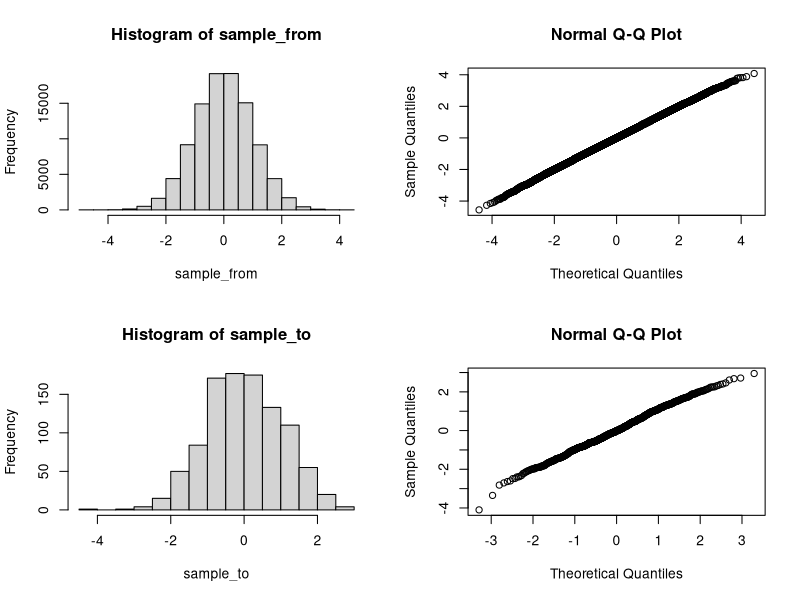
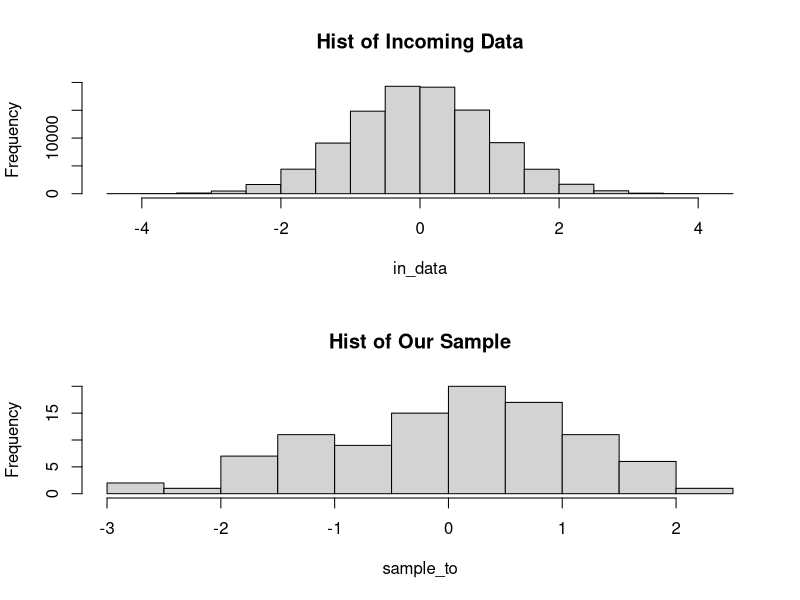
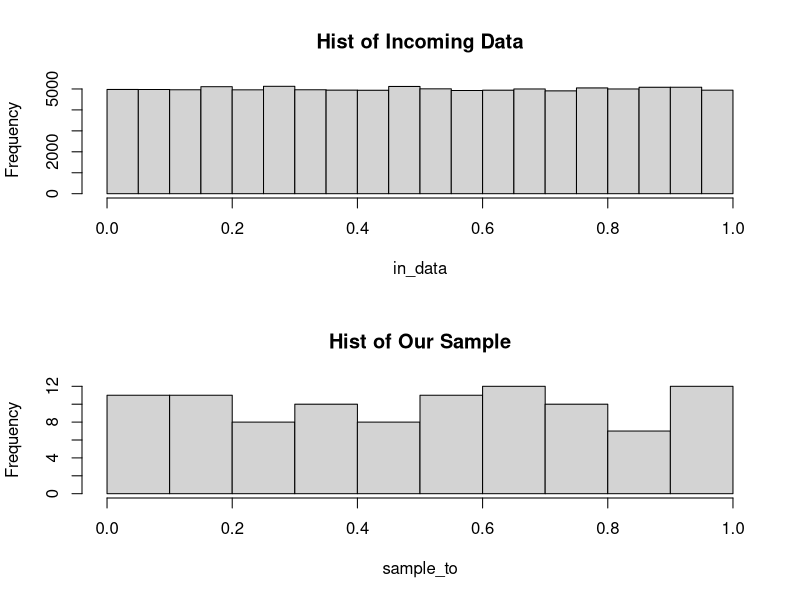

The R script that drew these images, in order:
#Reservoir Sampling
#http://en.wikipedia.org/wiki/Reservoir_sampling
#Problem: we want a way to sample from a vector of unknown length.
#Imagine that data points are coming at you one at a time, and you
#want to sample from the data in a random, representative way. How
#would you do that?

set.seed(50)
N = 1e5
sample_from = rnorm(N) #let's say our incoming data is normal
k = 1e3 #we want 1,000 samples at the end
sample_to = rep(NA, k)

#Yes, there are MUCH faster ways than a for loop. 
#But reservoir sampling is based on the idea that we don't know how big 
#our data is yet. Let's pretend that it's coming in one line at a time.
#first k samples: fill our reservoir (hence the name).
for(i in 1:k)
  sample_to[i] = sample_from[i]
#next (N-k) samples: replace values in our reservoir with
#a decreasing probability
for(i in (k+1):N){
  r = sample(1:i, 1)
  if(r <= k) 
    sample_to[r] = sample_from[i]
}
#Note that, while each successive sample is less likely to be added
#to our sample, it's also less likely to be replaced later.
#sanity check: did it fill the new vector?
sum(is.na(sample_to))
#Let's see what we have
par(mfrow = c(2,2))
hist(sample_from)
qqnorm(sample_from)
hist(sample_to)
qqnorm(sample_to)
par(mfrow = c(1,1))
#the resulting sample  normal. You might notice that the Q-Q plot
#looks less normal, bisut remember that the bottom row has 1/100 of the
#data of the top row.

#Let's wrap this into a function
ressamp = function(in_data, k, plotit=TRUE){
  sample_to = rep(NA, k)
  N = length(in_data)
  for(i in 1:k)
    sample_to[i] = in_data[i]
  
  for(i in (k+1):N){
    r = sample(1:i, 1)
    if(r <= k) 
      sample_to[r] = in_data[i]
  }
  if(plotit){
    par(mfrow = c(2,1))
    hist(in_data, main = 'Hist of Incoming Data')
    hist(sample_to, main='Hist of Our Sample')
  }
  sample_to #return what's on this line
}
new_rand = ressamp(rnorm(1e5), 1e2)
#Normal data goes in. Normal out.
new_unif = ressamp(runif(1e5), 1e2)
#Uniform in, uniform out

#Like I said, reservoir sampling actually gets a uniform sample of 
#whatever data is coming in. Magic! If you feel like doing the math, it works out.